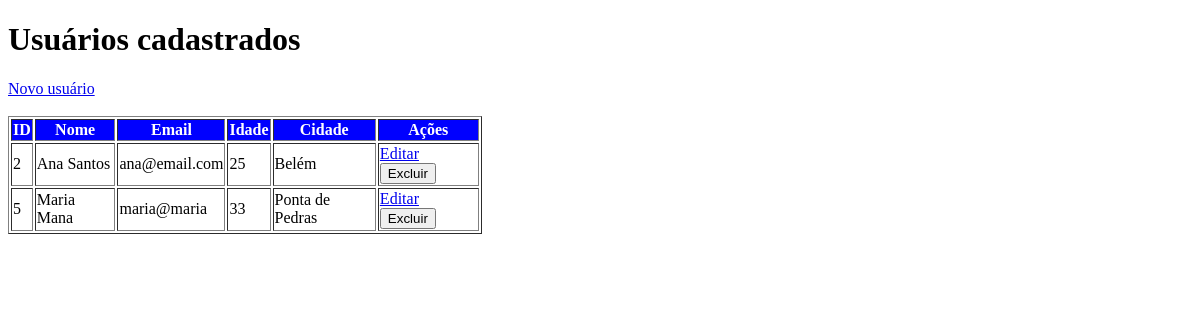
/usuarios/, run on an earlier commit of the app's database.
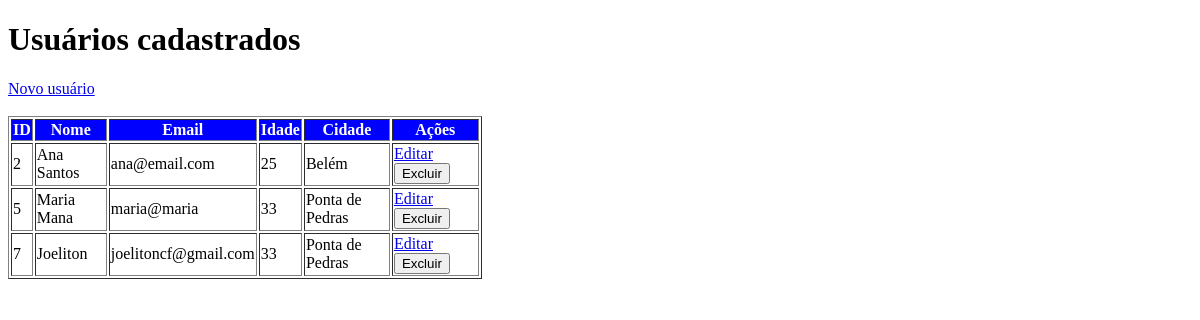
And on a later commit of the database.
### tables this page shows
CREATE TABLE usuarios (
                       id  INTEGER PRIMARY KEY AUTOINCREMENT,
                       nome TEXT NOT NULL, 
                       email TEXT NOT NULL,
                       idade INTERGER,
                       cidade TEXT                       
                   );

### routes/usuarios.py (the view)
@usuarios_bp.route("/")
def usuarios():
    lista = listar_usuarios()
    return render_template('usuarios.html', usuarios=lista)

### banco.py (called while the page is built)
def conectar():
    conexao = sqlite3.connect("banco.db")
    conexao.row_factory = sqlite3.Row
    return conexao

def listar_usuarios():
    conexao = conectar()
    cursor = conexao.cursor()
    cursor.execute("""
                       SELECT * FROM usuarios
                       """)
    usuarios = cursor.fetchall()
    conexao.close()
    return usuarios

### templates/usuarios.html (shortened to what this page needs)
<!DOCTYPE html>
<html lang="en">
<head>
</head>
<body>
    <h1>Usuários cadastrados</h1>
    <a href="{{ url_for('usuarios.cadastro') }}">
        Novo usuário
    </a>
    <br><br>
    <table style="width: 40%" border="1">
        <thead style="background-color: blue; color: white;">
            <tr>
                <th>ID</th>
                <th>Nome</th>
                <th>Email</th>
                <th>Idade</th>
                <th>Cidade</th>
                <th>Ações</th>
            </tr>
        </thead>
        <tbody>
            {% for usuario in usuarios %}
            <tr>
                <td>{{usuario.id}}</td>
                <td>{{usuario.nome}}</td>
                <td>{{usuario.email}}</td>
                <td>{{usuario.idade}}</td>
                <td>{{usuario.cidade}}</td>
                <td>
                    <a href="{{ url_for('usuarios.editar', id=usuario.id) }}">Editar</a>
                    <form action="{{ url_for('usuarios.excluir', id=usuario.id) }}" method="POST"
                        style="display: inline;"
                        onsubmit="return confirm('Deseja realmente excluir este usuário?')">
                        <button type="submit">Excluir</button>
                    </form>
                </td>
            </tr>
            {% endfor %}
        </tbody>
    </table>
</body>
</html>

What changed in the data, as far as the page shows it:
added usuarios: id "7", nome "Joeliton", email "joelitoncf@gmail.com", idade "33", cidade "Ponta de Pedras"
